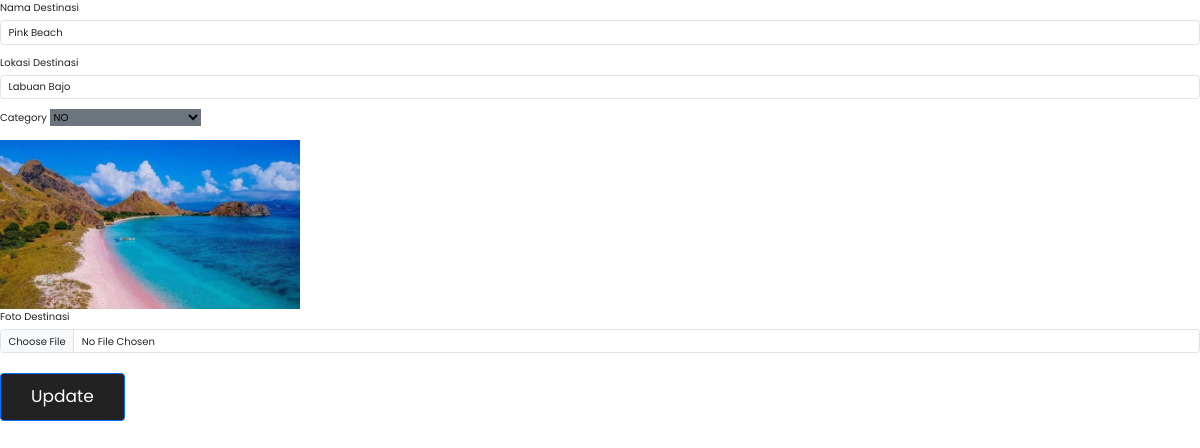
The app's page /php/ubah.php?id=13 with its own data.
### tables this page shows
CREATE TABLE `destination` (
  `id` int NOT NULL,
  `gambar` varchar(255) NOT NULL,
  `nama` varchar(255) NOT NULL,
  `lokasi` varchar(255) NOT NULL,
  `top_id` int DEFAULT NULL
);

### php/ubah.php (the view, shortened to what this page needs)
<?php
include '../config.php';
if (isset($_GET['id'])) {
    $id = $_GET['id'];
    $id = mysqli_real_escape_string($conn, $id);
    $query = "SELECT destination.*, top.* FROM destination JOIN top ON destination.top_id = top.id WHERE destination.id = ?";
    $stmt = mysqli_prepare($conn, $query);
    mysqli_stmt_bind_param($stmt, "s", $id);
    mysqli_stmt_execute($stmt);
    $result = mysqli_stmt_get_result($stmt);
    if ($result) {
        $row = mysqli_fetch_assoc($result);
        if ($row) {
            $nama = $row['nama'];
            $lokasi = $row['lokasi'];
            $gambar = $row['gambar'];
            $top_id = $row['top_id'];
        } else {
        }
    } else {
    }
}
?>
<!doctype html>
<html lang="en">
  <head>
    <link href="https://cdn.jsdelivr.net/npm/bootstrap@5.3.0/dist/css/bootstrap.min.css" rel="stylesheet">
  <link rel="stylesheet" href="https://unpkg.com/swiper@7/swiper-bundle.min.css"/>
<link rel="stylesheet" href="https://cdnjs.cloudflare.com/ajax/libs/font-awesome/5.15.4/css/all.min.css">
<link  href="../css/style.css" rel="stylesheet" />
</head>
  <body>
    <form action="" method="post" enctype="multipart/form-data">
        <div class="mb-3">
            <label for="nama" class="form-label">Nama Destinasi</label>
            <input type="text" class="form-control" name="nama" value="<?php echo $nama; ?>">
        </div>
        <div class="mb-3">
            <label for="lokasi" class="form-label">Lokasi Destinasi</label>
            <input type="text" class="form-control" name="lokasi" value="<?php echo $lokasi; ?>">
        </div>
        <div class="mb-3">
            <label for="top_id" class="form-label">Category</label>
            <select name="top_id" id="" class="bg-secondary">
                <option value="2" <?php if ($top_id == 2) echo 'selected'; ?>>NO</option>
            </select>
        </div>
        <div class="mb-3">
            <img src="../images/package/<?php echo $gambar; ?>" alt="Preview" id="preview" class="preview-image img-preview w-25" >
            <br>
            <label for="gambar" class="form-label">Foto Destinasi</label>
            <input type="file" onchange="previewImage(event)" id="gambar" class="form-control" name="gambar">
        </div>
        <button type="submit" name="submit" class="btn btn-primary">Update</button>
    </form>
  </body>
</html>

### css/style.css (style rules this page uses)
:root { --main-color: #8e44ad; --black:#222; --white:#fff; --red:#c0392b; --light-black:#777; --light-white:#fff9; --dark-bg:rgba(0,0,0,.7); --light-bg:#eee; --border:.1rem solid var(--black); --box-shadow:0 .5rem 1rem rgba(0,0,0,.1); --text-shadow:0 1.5rem 3rem rgba(0,0,0,.3); }
* { font-family: 'Poppins', sans-serif; margin: 0; padding: 0; box-sizing: border-box; outline: none; border: none; text-decoration: none; text-transform: capitalize ; }
html { font-size: 62.5%; overflow-x: hidden; }
.btn { display: inline-block; background: var(--black); margin-top: 1rem; color: var(--white); font-size: 1.7rem; padding: 1rem 3rem; cursor: pointer; }

### records on screen
destination: nama "pink beach", lokasi "labuan bajo", top_id "NO", gambar (picture)
